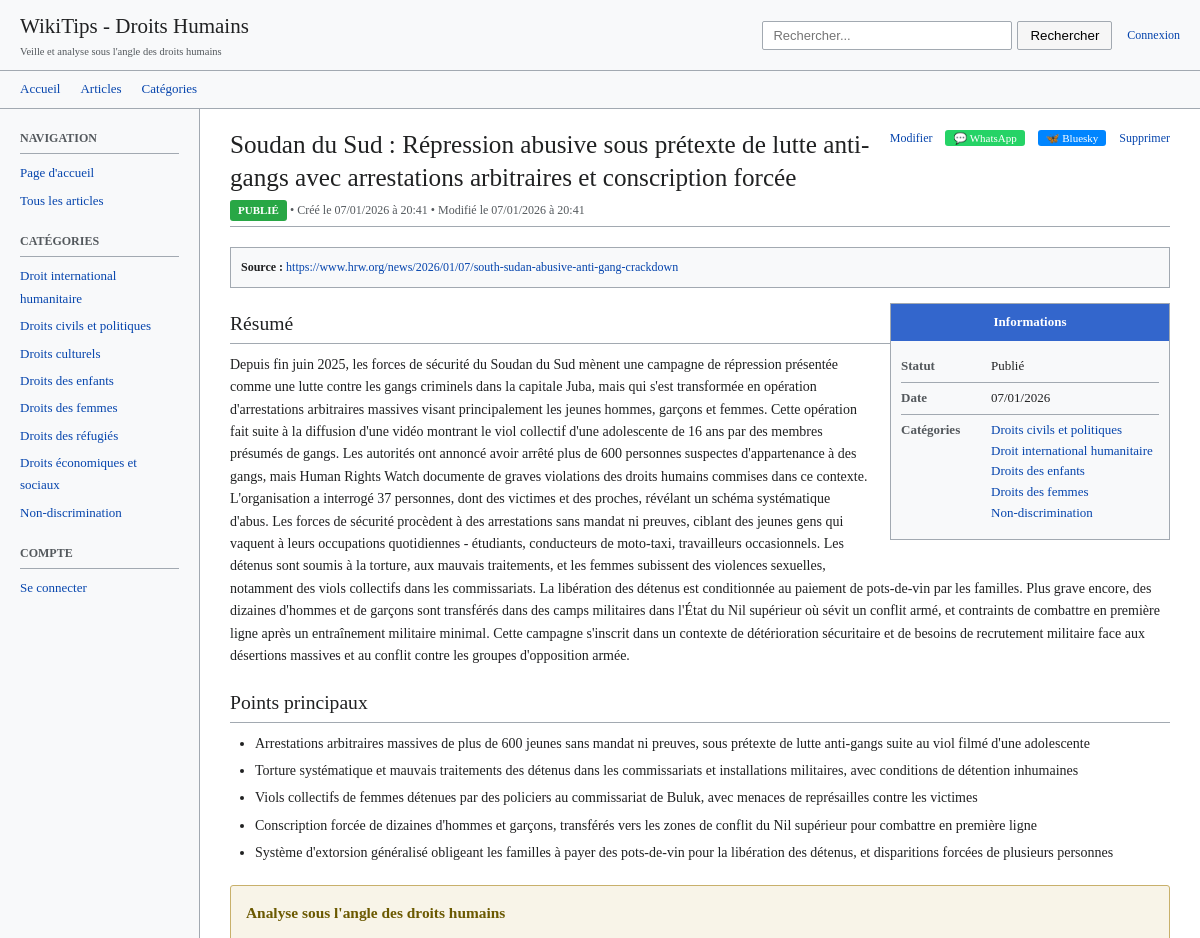
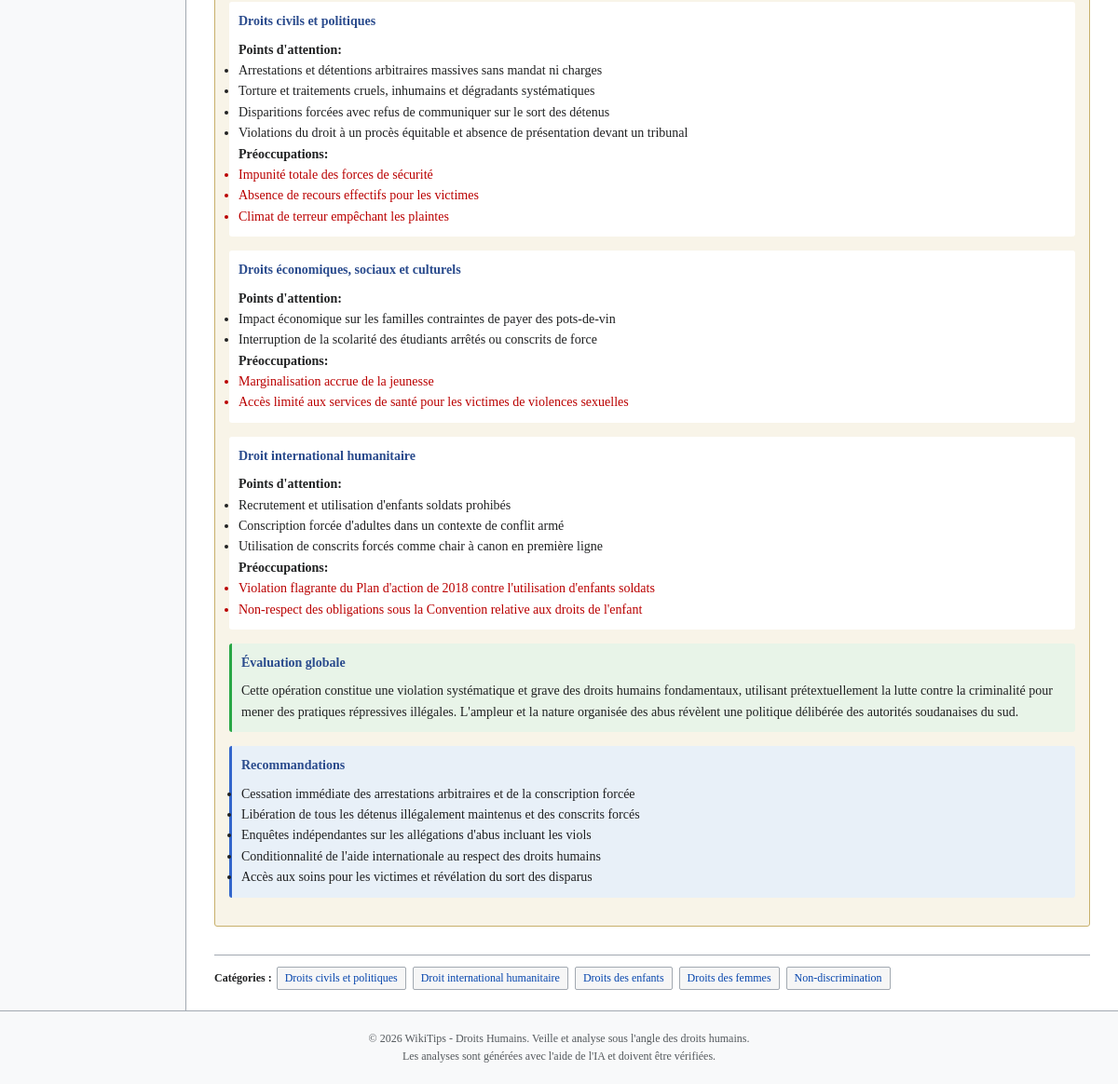
Screenshot of /article.php?slug=soudan-du-sud-r-pression-abusive-sous-pr-texte-de-lutte-anti-gangs-avec-arrestations-arbitraires-et-conscription-forc-e with the database file from the repository (2 pictures, top to bottom).
### tables this page shows
CREATE TABLE categories (
                id INTEGER PRIMARY KEY AUTOINCREMENT,
                name TEXT UNIQUE NOT NULL,
                slug TEXT UNIQUE NOT NULL,
                description TEXT
            );

CREATE TABLE articles (
                id INTEGER PRIMARY KEY AUTOINCREMENT,
                title TEXT NOT NULL,
                slug TEXT UNIQUE NOT NULL,
                source_url TEXT,
                source_content TEXT,
                summary TEXT,
                main_points TEXT,
                human_rights_analysis TEXT,
                content TEXT,
                status TEXT DEFAULT 'draft',
                created_at DATETIME DEFAULT CURRENT_TIMESTAMP,
                updated_at DATETIME DEFAULT CURRENT_TIMESTAMP
            );

### config.php (called while the page is built, shortened)
<?php
function url(string $path = ''): string {
    $path = ltrim($path, '/');
    return BASE_PATH . '/' . $path;
}
spl_autoload_register(function ($class) {
    $file = __DIR__ . '/includes/' . $class . '.php';
});

### includes/Database.php (called while the page is built, shortened)
<?php
class Database {
    private static $instance = null;
    private $pdo;
    private function __construct() {
        $dbDir = dirname(DB_PATH);
        $this->pdo = new PDO('sqlite:' . DB_PATH);
        $this->pdo->setAttribute(PDO::ATTR_ERRMODE, PDO::ERRMODE_EXCEPTION);
        $this->pdo->setAttribute(PDO::ATTR_DEFAULT_FETCH_MODE, PDO::FETCH_ASSOC);
        $this->initTables();
    }
    public static function getInstance(): self {
        if (self::$instance === null) {
            self::$instance = new self();
        }
        return self::$instance;
    }
    public function getPdo(): PDO {
        return $this->pdo;
    }
    private function initTables(): void {
        $this->pdo->exec("
            CREATE TABLE IF NOT EXISTS articles (
                id INTEGER PRIMARY KEY AUTOINCREMENT,
                title TEXT NOT NULL,
                slug TEXT UNIQUE NOT NULL,
                source_url TEXT,
                source_content TEXT,
                summary TEXT,
                main_points TEXT,
                human_rights_analysis TEXT,
                content TEXT,
                status TEXT DEFAULT 'draft',
                created_at DATETIME DEFAULT CURRENT_TIMESTAMP,
                updated_at DATETIME DEFAULT CURRENT_TIMESTAMP
            )
        ");
        $this->pdo->exec("
            CREATE TABLE IF NOT EXISTS categories (
                id INTEGER PRIMARY KEY AUTOINCREMENT,
                name TEXT UNIQUE NOT NULL,
                slug TEXT UNIQUE NOT NULL,
                description TEXT
            )
        ");
        $this->pdo->exec("
            CREATE TABLE IF NOT EXISTS article_categories (
                article_id INTEGER,
                category_id INTEGER,
                PRIMARY KEY (article_id, category_id),
                FOREIGN KEY (article_id) REFERENCES articles(id) ON DELETE CASCADE,
                FOREIGN KEY (category_id) REFERENCES categories(id) ON DELETE CASCADE
            )
        ");
        $defaultCategories = [
            ['Droits civils et politiques', 'droits-civils-politiques', 'Libertés fondamentales, droit de vote, liberté d\'expression...'],
            ['Droits économiques et sociaux', 'droits-economiques-sociaux', 'Droit au travail, à la santé, à l\'éducation...'],
            ['Droits culturels', 'droits-culturels', 'Droit à la culture, aux pratiques culturelles...'],
            ['Droit international humanitaire', 'droit-humanitaire', 'Conventions de Genève, protection des civils...'],
            ['Droits des réfugiés', 'droits-refugies', 'Convention de 1951, protection internationale...'],
            ['Droits des enfants', 'droits-enfants', 'Convention des droits de l\'enfant...'],
            ['Droits des femmes', 'droits-femmes', 'CEDAW, égalité des genres...'],
            ['Non-discrimination', 'non-discrimination', 'Égalité, lutte contre les discriminations...']
        ];
        $stmt = $this->pdo->prepare("INSERT OR IGNORE INTO categories (name, slug, description) VALUES (?, ?, ?)");
        foreach ($defaultCategories as $cat) {
            $stmt->execute($cat);
        }
        $this->pdo->exec("
            CREATE TABLE IF NOT EXISTS users (
                id INTEGER PRIMARY KEY AUTOINCREMENT,
                username TEXT UNIQUE NOT NULL,
                email TEXT UNIQUE NOT NULL,
                password_hash TEXT NOT NULL,
                role TEXT DEFAULT 'editor',
                created_at DATETIME DEFAULT CURRENT_TIMESTAMP,
                last_login DATETIME
            )
        ");
        $stmt = $this->pdo->query("SELECT COUNT(*) FROM users");
        $this->pdo->exec("
            CREATE TABLE IF NOT EXISTS pages (
                id INTEGER PRIMARY KEY AUTOINCREMENT,
                slug TEXT UNIQUE NOT NULL,
                title TEXT NOT NULL,
                content TEXT,
                updated_at DATETIME DEFAULT CURRENT_TIMESTAMP
            )
        ");
        $stmt = $this->pdo->query("SELECT COUNT(*) FROM pages WHERE slug = 'home'");
    }
}

### includes/Article.php (called while the page is built, shortened)
<?php
class Article {
    private $db;
    public function __construct() {
        $this->db = Database::getInstance()->getPdo();
    }
    public function getBySlug(string $slug): ?array {
        $stmt = $this->db->prepare("SELECT * FROM articles WHERE slug = :slug");
        $stmt->execute(['slug' => $slug]);
        $article = $stmt->fetch();
        if ($article) {
            $article['categories'] = $this->getCategories($article['id']);
        }
        return $article ?: null;
    }
    private function getCategories(int $articleId): array {
        $stmt = $this->db->prepare("
            SELECT c.* FROM categories c
            JOIN article_categories ac ON c.id = ac.category_id
            WHERE ac.article_id = ?
        ");
        $stmt->execute([$articleId]);
        return $stmt->fetchAll();
    }
}

### includes/BlueskyService.php (called while the page is built, shortened)
<?php
class BlueskyService
{
    private string $identifier;
    private string $password;
    public function __construct()
    {
        $this->identifier = defined('BLUESKY_IDENTIFIER') ? BLUESKY_IDENTIFIER : '';
        $this->password = defined('BLUESKY_APP_PASSWORD') ? BLUESKY_APP_PASSWORD : '';
    }
    public function isConfigured(): bool
    {
        return !empty($this->identifier) && !empty($this->password);
    }
}

### includes/Auth.php (called while the page is built, shortened)
<?php
class Auth {
    public function isLoggedIn(): bool {
        return isset($_SESSION['user_id']);
    }
}

### includes/Category.php (called while the page is built, shortened)
<?php
class Category {
    private $db;
    public function __construct() {
        $this->db = Database::getInstance()->getPdo();
    }
    public function getAll(): array {
        $stmt = $this->db->query("SELECT * FROM categories ORDER BY name");
        return $stmt->fetchAll();
    }
}

### article.php (the view, shortened to what this page needs)
<?php
require_once __DIR__ . '/config.php';
$bluesky = new BlueskyService();
$blueskyConfigured = $bluesky->isConfigured();
$slug = $_GET['slug'] ?? '';
$articleModel = new Article();
$article = $articleModel->getBySlug($slug);
    ?>
    <?php
$articleUrl = (isset($_SERVER['HTTPS']) && $_SERVER['HTTPS'] === 'on' ? 'https://' : 'http://');
$articleUrl .= $_SERVER['HTTP_HOST'];
$articleUrl .= url('article.php?slug=' . urlencode($article['slug']));
$whatsappText = "📰 " . $article['title'] . "\n\n";
if (!empty($article['summary'])) {
    $summaryShort = mb_substr($article['summary'], 0, 150);
    if (mb_strlen($article['summary']) > 150) {
        $summaryShort .= '...';
    }
    $whatsappText .= $summaryShort . "\n\n";
}
$whatsappText .= "🔗 " . $articleUrl;
$whatsappUrl = 'https://wa.me/?text=' . rawurlencode($whatsappText);
?>
<div class="article-header">
    <div class="article-actions">
        <a href="<?= url('edit.php?id=' . $article['id']) ?>">Modifier</a>
        <a href="<?= htmlspecialchars($whatsappUrl) ?>" class="btn-whatsapp" target="_blank" title="Partager sur WhatsApp">💬 WhatsApp</a>
        <?php if ($blueskyConfigured): ?>
        <a href="<?= url('share-bluesky.php?id=' . $article['id']) ?>" class="btn-bluesky" title="Partager sur Bluesky">🦋 Bluesky</a>
        <?php endif; ?>
        <a href="#" onclick="confirmDelete(<?= $article['id'] ?>); return false;">Supprimer</a>
    </div>
    <h1><?= htmlspecialchars($article['title']) ?></h1>
    <div class="article-meta">
        <span class="status-badge status-<?= $article['status'] ?>"><?= $article['status'] === 'published' ? 'Publié' : 'Brouillon' ?></span>
        &bull; Créé le <?= date('d/m/Y à H:i', strtotime($article['created_at'])) ?>
        <?php if ($article['updated_at'] !== $article['created_at']): ?>
            &bull; Modifié le <?= date('d/m/Y à H:i', strtotime($article['updated_at'])) ?>
        <?php endif; ?>
    </div>
</div>
<?php if ($article['source_url']): ?>
<div class="source-box">
    <strong>Source :</strong> <a href="<?= htmlspecialchars($article['source_url']) ?>" target="_blank" rel="noopener"><?= htmlspecialchars($article['source_url']) ?></a>
</div>
<?php endif; ?>
<div class="infobox">
    <div class="infobox-header">Informations</div>
    <div class="infobox-content">
        <div class="infobox-row">
            <div class="infobox-label">Statut</div>
            <div class="infobox-value"><?= $article['status'] === 'published' ? 'Publié' : 'Brouillon' ?></div>
        </div>
        <div class="infobox-row">
            <div class="infobox-label">Date</div>
            <div class="infobox-value"><?= date('d/m/Y', strtotime($article['created_at'])) ?></div>
        </div>
        <?php if (!empty($article['categories'])): ?>
        <div class="infobox-row">
            <div class="infobox-label">Catégories</div>
            <div class="infobox-value">
                <?php foreach ($article['categories'] as $cat): ?>
                    <a href="<?= url('category.php?slug=' . htmlspecialchars($cat['slug'])) ?>"><?= htmlspecialchars($cat['name']) ?></a><br>
                <?php endforeach; ?>
            </div>
        </div>
        <?php endif; ?>
    </div>
</div>
<?php if ($article['summary']): ?>
<div class="article-section">
    <h2>Résumé</h2>
    <p><?= nl2br(htmlspecialchars($article['summary'])) ?></p>
</div>
<?php endif; ?>
<?php if ($article['main_points']): ?>
<div class="article-section">
    <h2>Points principaux</h2>
    <?= $article['main_points'] ?>
</div>
<?php endif; ?>
<?php if ($article['human_rights_analysis']): ?>
<div class="human-rights-box">
    <h3>Analyse sous l'angle des droits humains</h3>
    <?= $article['human_rights_analysis'] ?>
</div>
<?php endif; ?>
<?php if (!empty($article['categories'])): ?>
<div class="article-categories">
    <strong>Catégories :</strong>
    <?php foreach ($article['categories'] as $cat): ?>
        <a href="<?= url('category.php?slug=' . htmlspecialchars($cat['slug'])) ?>" class="category-tag"><?= htmlspecialchars($cat['name']) ?></a>
    <?php endforeach; ?>
</div>
<?php endif; ?>
<?php
$content = ob_get_clean();
require __DIR__ . '/templates/layout.php';

### templates/layout.php (shortened to what this page needs)
<!DOCTYPE html>
<html lang="fr">
<head>
    <link rel="stylesheet" href="<?= url('assets/css/style.css') ?>">
</head>
<body>
    <?php
    $auth = new Auth();
    $isLoggedIn = $auth->isLoggedIn();
    $currentUser = $isLoggedIn ? $auth->getUser() : null;
    ?>
    <header class="wiki-header">
        <div class="wiki-header-inner">
            <a href="<?= url() ?>" class="wiki-logo">
                <div>
                    <h1><?= SITE_NAME ?></h1>
                    <div class="subtitle"><?= SITE_DESCRIPTION ?></div>
                </div>
            </a>
            <div style="display: flex; align-items: center; gap: 15px;">
                <form class="wiki-search" action="<?= url('search.php') ?>" method="get">
                    <input type="text" name="q" placeholder="Rechercher..." value="<?= htmlspecialchars($_GET['q'] ?? '') ?>">
                    <button type="submit">Rechercher</button>
                </form>
                <div class="user-menu">
                    <?php if ($isLoggedIn): ?>
                        <a href="<?= url('profile.php') ?>" style="font-size: 12px; color: #666;"><?= htmlspecialchars($currentUser['username']) ?></a>
                        <a href="<?= url('logout.php') ?>" style="font-size: 12px;">Déconnexion</a>
                    <?php else: ?>
                        <a href="<?= url('login.php') ?>" style="font-size: 12px;">Connexion</a>
                    <?php endif; ?>
                </div>
            </div>
        </div>
    </header>
    <nav class="wiki-nav">
        <a href="<?= url() ?>">Accueil</a>
        <a href="<?= url('articles.php') ?>">Articles</a>
        <a href="<?= url('categories.php') ?>">Catégories</a>
    </nav>
    <div class="wiki-container">
        <aside class="wiki-sidebar">
            <div class="sidebar-section">
                <h3>Navigation</h3>
                <ul>
                    <li><a href="<?= url() ?>">Page d'accueil</a></li>
                    <li><a href="<?= url('articles.php') ?>">Tous les articles</a></li>
                </ul>
            </div>
            <div class="sidebar-section">
                <h3>Catégories</h3>
                <ul>
                    <?php
                    $categoryModel = new Category();
                    $categories = $categoryModel->getAll();
                    foreach ($categories as $cat): ?>
                        <li><a href="<?= url('category.php?slug=' . htmlspecialchars($cat['slug'])) ?>"><?= htmlspecialchars($cat['name']) ?></a></li>
                    <?php endforeach; ?>
                </ul>
            </div>
            <?php if (!$isLoggedIn): ?>
            <div class="sidebar-section">
                <h3>Compte</h3>
                <ul>
                    <li><a href="<?= url('login.php') ?>">Se connecter</a></li>
                </ul>
            </div>
            <?php endif; ?>
        </aside>
        <main class="wiki-content">
            <?= $content ?? '' ?>
        </main>
    </div>
    <footer class="wiki-footer">
        <p>&copy; <?= date('Y') ?> <?= SITE_NAME ?>. Veille et analyse sous l'angle des droits humains.</p>
        <p>Les analyses sont générées avec l'aide de l'IA et doivent être vérifiées.</p>
    </footer>
</body>
</html>

### rows the page displays
categories: name "Droit international humanitaire"
categories: name "Droits civils et politiques"
categories: name "Droits culturels"
categories: name "Droits des enfants"
categories: name "Droits des femmes"
categories: name "Droits des réfugiés"
categories: name "Droits économiques et sociaux"
categories: name "Non-discrimination"
articles: title "Soudan du Sud : Répression abusive sous prétexte de lutte anti-gangs avec arrestations arbitraires et conscription forcée", created_at "07/01/2026 à 20:41", updated_at "07/01/2026 à 20:41", source_url "https://www.hrw.org/news/2026/01/07/south-sudan-abusive-anti-gang-crackdown", created_at "07/01/2026", summary "Depuis fin juin 2025, les forces de sécurité du Soudan du Sud mènent une campagne de répression présentée comme une lutte contre les gangs criminels dans la capitale Juba, mais qui s'est transformée en opération d'arrestations arbitraires massives visant principalement les jeunes hommes, garçons et femmes. Cette opération fait suite à la diffusion d'une vidéo montrant le viol collectif d'une adolescente de 16 ans par des membres présumés de gangs. Les autorités ont annoncé avoir arrêté plus de 600 personnes suspectes d'appartenance à des gangs, mais Human Rights Watch documente de graves violations des droits humains commises dans ce contexte. L'organisation a interrogé 37 personnes, dont…", main_points "Arrestations arbitraires massives de plus de 600 jeunes sans mandat ni preuves, sous prétexte de lutte anti-gangs suite au viol filmé d'une adolescente Torture systématique et mauvais traitements des détenus dans les commissariats et installations militaires, avec conditions de détention inhumaines Viols collectifs de femmes détenues par des policiers au commissariat de Buluk, avec menaces de représailles contre les victimes Conscription forcée de dizaines d'hommes et garçons, transférés vers les zones de conflit du Nil supérieur pour combattre en première ligne Système d'extorsion généralisé obligeant les familles à payer des pots-de-vin pour la libération des détenus, et disparitions…", human_rights_analysis "Droits civils et politiques Points d'attention: Arrestations et détentions arbitraires massives sans mandat ni charges Torture et traitements cruels, inhumains et dégradants systématiques Disparitions forcées avec refus de communiquer sur le sort des détenus Violations du droit à un procès équitable et absence de présentation devant un tribunal Préoccupations: Impunité totale des forces de sécurité Absence de recours effectifs pour les victimes Climat de terreur empêchant les plaintes Droits économiques, sociaux et culturels Points d'attention: Impact économique sur les familles contraintes de payer des pots-de-vin Interruption de la scolarité des étudiants arrêtés ou conscrits de force…"

### other values shown
SITE_NAME "WikiTips - Droits Humains"
SITE_DESCRIPTION "Veille et analyse sous l'angle des droits humains"
